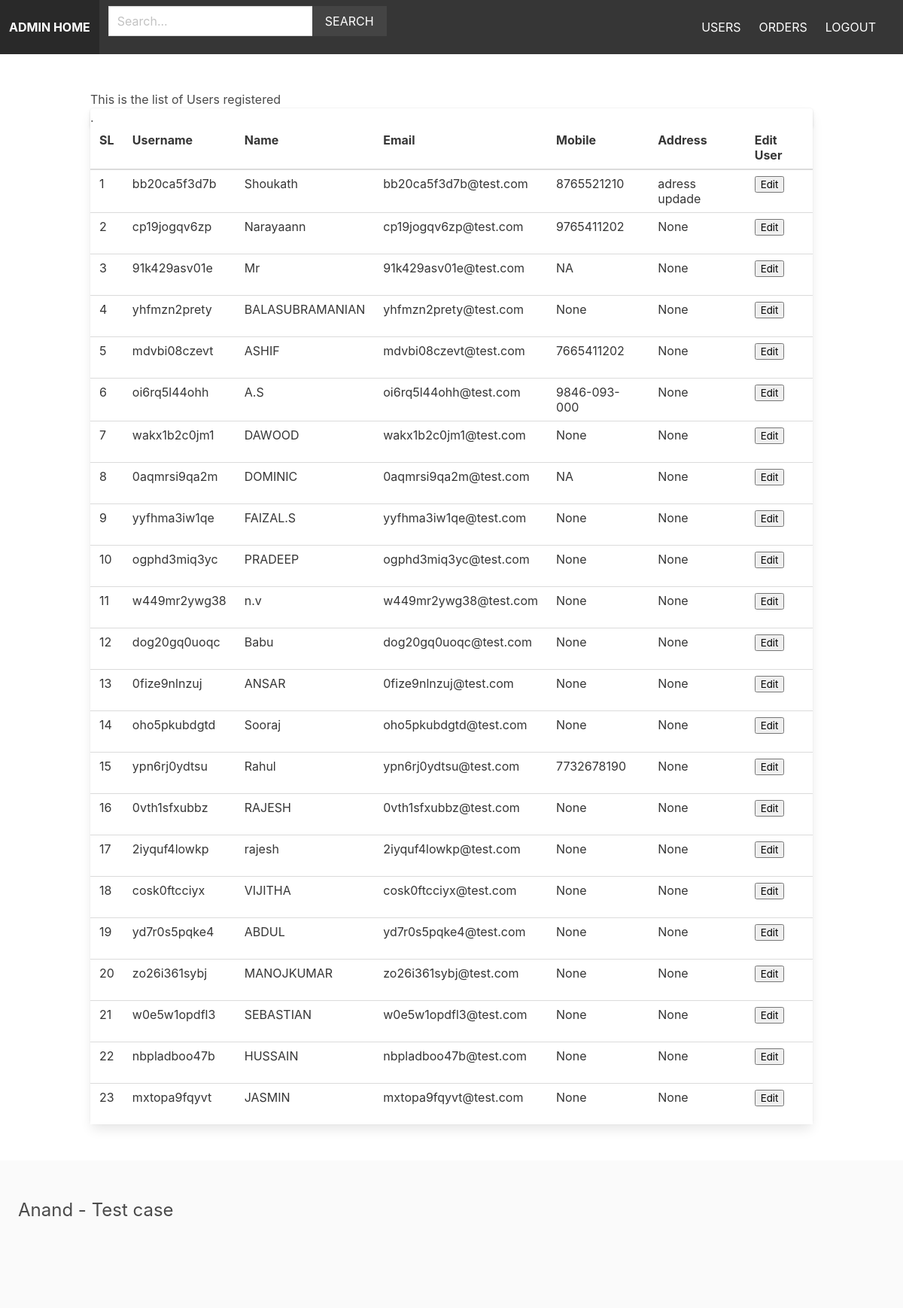
Page /adminapp/listusers (signed in) on the committed database.
### user/models.py (models this page shows, shortened)
class User(AbstractUser):
    email = models.EmailField(null=True, blank=True, max_length=254, unique=True)
    mobile = models.CharField(max_length=15, null=True, blank=True)
    address = models.CharField(max_length=200, null=True, blank=True)
    status = models.BooleanField(default=False)
    created_at = models.DateTimeField(auto_now_add=True)

### adminapp/views.py (the view)
# urls.py: path('listusers', listUsers, name="listusers"),
@login_required()
def listUsers(request):  # List all Customers
    users = User.objects.filter(is_staff=False)
    context = {'users': users}
    return render(request, 'adminapp/users.html', context)

### cart/context_processors.py (called while the page is built)
def cart(request):
    return {'cart': Cart(request)}

### adminapp/templates/adminapp/users.html (shortened to what this page needs)
{% extends 'adminapp/base.html' %}
{% block content %}
<div class="row">
	<h2>
	This is the list of Users registered
					</h2>
		<div class="col-sm-12">
			<div class="card mb-0">
				<div class="card-header">
					<h4 class="card-title mb-0">.</h4>
				</div>
				<div class="card-body">
					<div class="table-responsive">
						<table class="datatable table table-stripped mb-0">
							<thead>
								<tr>
									<th>SL</th>
									<th>Username</th>
									<th>Name</th>
									<th>Email</th>
									<th>Mobile </th>
									<th>Address</th>
									<th>Edit User </th>
								</tr>
							</thead>
							<tbody>
							{% for user in users %}
								<tr>
									<td> {{forloop.counter}}  </td>
									<td> {{user.username}} </td>
									<td>{{user.first_name}}</td>
									<td>{{user.email}}</td>
									<td>{{user.mobile}}</td>
									<td> {{user.address}}</td>
									 <td>  <form method="get" action="/adminapp/{{user.id}}/update">
										 <button type="submit" class="btn btn-danger btn-sm">Edit </button>
									 </form> </td>
								</tr>
							{% endfor %}
							</tbody>
						</table>
					  </div>
				  </div>
			  </div>
		  </div>
        </div>
{% endblock %}

### rows in the picture
User: username "bb20ca5f3d7b", first_name "Shoukath", email "bb20ca5f3d7b@test.com", mobile "8765521210", address "adress updade"
User: username "cp19jogqv6zp", first_name "Narayaann", email "cp19jogqv6zp@test.com", mobile "9765411202", address "None"
User: username "91k429asv01e", first_name "Mr", email "91k429asv01e@test.com", mobile "NA", address "None"
User: username "yhfmzn2prety", first_name "BALASUBRAMANIAN", email "yhfmzn2prety@test.com", mobile "None", address "None"
User: username "mdvbi08czevt", first_name "ASHIF", email "mdvbi08czevt@test.com", mobile "7665411202", address "None"
User: username "oi6rq5l44ohh", first_name "A.S", email "oi6rq5l44ohh@test.com", mobile "9846-093-000", address "None"
User: username "wakx1b2c0jm1", first_name "DAWOOD", email "wakx1b2c0jm1@test.com", mobile "None", address "None"
User: username "0aqmrsi9qa2m", first_name "DOMINIC", email "0aqmrsi9qa2m@test.com", mobile "NA", address "None"
User: username "yyfhma3iw1qe", first_name "FAIZAL.S", email "yyfhma3iw1qe@test.com", mobile "None", address "None"
User: username "ogphd3miq3yc", first_name "PRADEEP", email "ogphd3miq3yc@test.com", mobile "None", address "None"
User: username "w449mr2ywg38", first_name "n.v", email "w449mr2ywg38@test.com", mobile "None", address "None"
User: username "dog20gq0uoqc", first_name "Babu", email "dog20gq0uoqc@test.com", mobile "None", address "None"
User: username "0fize9nlnzuj", first_name "ANSAR", email "0fize9nlnzuj@test.com", mobile "None", address "None"
User: username "oho5pkubdgtd", first_name "Sooraj", email "oho5pkubdgtd@test.com", mobile "None", address "None"
User: username "ypn6rj0ydtsu", first_name "Rahul", email "ypn6rj0ydtsu@test.com", mobile "7732678190", address "None"
User: username "0vth1sfxubbz", first_name "RAJESH", email "0vth1sfxubbz@test.com", mobile "None", address "None"
User: username "2iyquf4lowkp", first_name "rajesh", email "2iyquf4lowkp@test.com", mobile "None", address "None"
User: username "cosk0ftcciyx", first_name "VIJITHA", email "cosk0ftcciyx@test.com", mobile "None", address "None"
User: username "yd7r0s5pqke4", first_name "ABDUL", email "yd7r0s5pqke4@test.com", mobile "None", address "None"
User: username "zo26i361sybj", first_name "MANOJKUMAR", email "zo26i361sybj@test.com", mobile "None", address "None"
User: username "w0e5w1opdfl3", first_name "SEBASTIAN", email "w0e5w1opdfl3@test.com", mobile "None", address "None"
User: username "nbpladboo47b", first_name "HUSSAIN", email "nbpladboo47b@test.com", mobile "None", address "None"
User: username "mxtopa9fqyvt", first_name "JASMIN", email "mxtopa9fqyvt@test.com", mobile "None", address "None"
